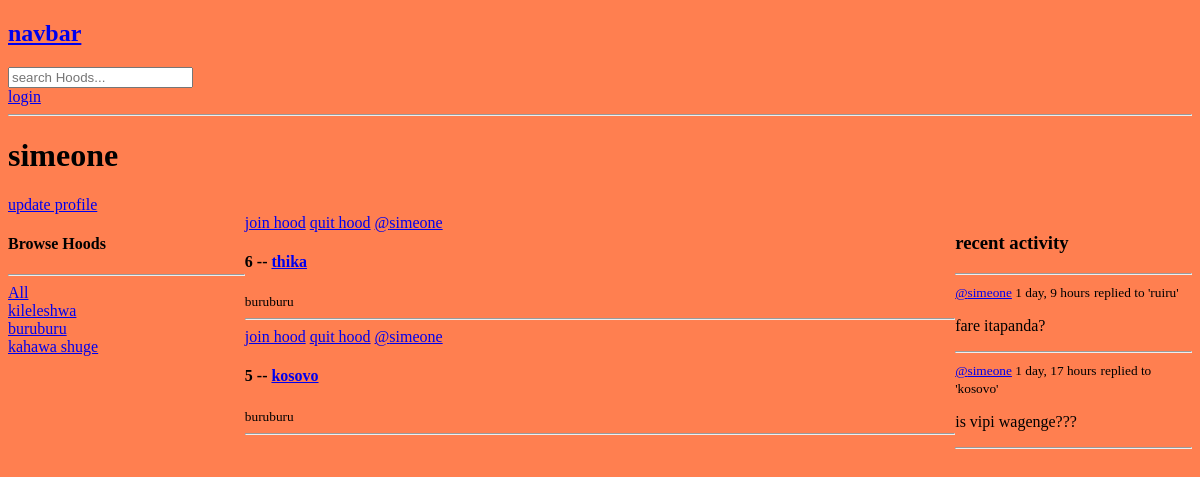
Before: /profile/4/ with the older database file.
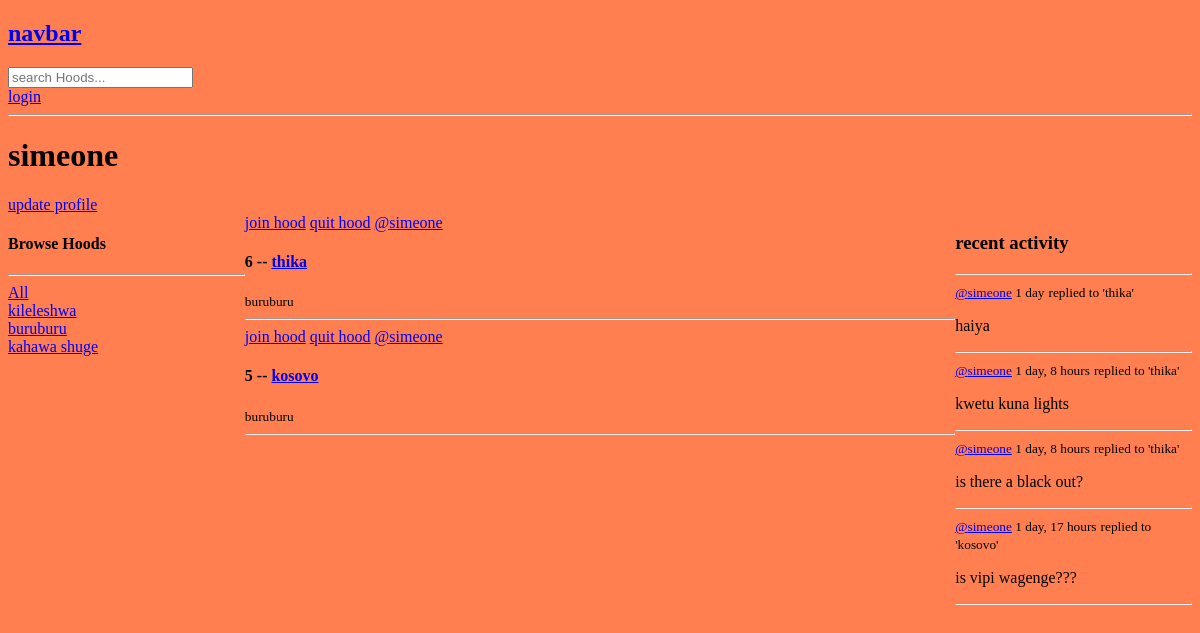
After: the same page with the newer database file.
### app/models.py (models this page shows, shortened)
class Location(models.Model):
    name = models.CharField(max_length=200)

class Hood(models.Model):
    host = models.ForeignKey(User, on_delete=models.SET_NULL, null=True)
    name = models.CharField(max_length=100)
    location = models.ForeignKey(Location, on_delete=models.SET_NULL, null=True)
    occupants = models.ManyToManyField(User, related_name='occupants', blank=True)
    updated = models.DateTimeField(auto_now=True)
    created = models.DateTimeField(auto_now_add=True)
    class Meta:
        ordering = ['-updated', '-created']
    def __str__(self):
        return self.name

class Post(models.Model):
    user = models.ForeignKey(User, on_delete=models.CASCADE)
    hood = models.ForeignKey(Hood, on_delete=models.CASCADE)
    body = models.TextField()
    updated = models.DateTimeField(auto_now=True)
    created = models.DateTimeField(auto_now_add=True)
    class Meta:
        ordering = ['-updated', '-created']
    def __str__(self):
        return self.body[0:50]

### app/views.py (the view)
# urls.py: path('profile/<int:pk>/', views.userProfile, name='user_profile'),
def userProfile(request , pk):
    user = User.objects.get(id=pk)
    hoods = user.hood_set.all()
    posts = user.post_set.all()
    locations = Location.objects.all()
    context = {
        'user':user,
        'hoods':hoods,
        'posts':posts,
        'locations':locations
    }
    return render(request, 'app/profile.html', context)

### app/templates/app/profile.html (shortened to what this page needs)
{% extends 'base.html' %}
{% block content %}
<h1>{{ user.username }}</h1>
<a href="{% url 'update_user' %}">update profile</a>
<div class='profile-container'>
    <div>
        {% include 'app/location_component.html' %}
    </div>
    <div>
        {% include 'app/feed_component.html' %}
    </div>
    <div>
        {% include 'app/activity_component.html' %}
    </div>
</div>
{% endblock %}

### app/templates/base.html (shortened to what this page needs)
{% load static %}
<!DOCTYPE html>
<html lang="en">
<head>
    <link rel="stylesheet" href="{% static 'styles/main.css' %}">
</head>
<body>
    {% include 'navbar.html' %}
    {% block content %}
    {% endblock %}
</body>
</html>

### app/templates/navbar.html
<a href="{% url 'home' %}"><h2>navbar</h2></a>
<form action="{% url 'home' %}" method="GET">
    <input type="text" name='q' placeholder="search Hoods..."/>
</form>
{% if request.user.is_authenticated %}
    <p>Hello, {{ request.user }}</p>
    <a href="{% url 'logout' %}">logout</a>
{% else %}
    <a href="{% url 'login' %}">login</a>
{% endif %}
<hr>

### app/templates/app/location_component.html
<h4>Browse Hoods</h4>
<hr>
<div>
    <a href="{% url 'home' %}">All</a>
</div>
{% for locale in locations %}
    <div>
        <a href="{% url 'home' %}?q={{ locale.name }}">{{ locale.name }}</a>
    </div>
{% endfor %}

### app/templates/app/feed_component.html (shortened to what this page needs)
<div>
    {% for hood in hoods %}
        <div>
            <a href="{% url 'join_hood' hood.id %}">join hood</a>
            <a href="{% url 'quit_hood' hood.id  %}">quit hood</a>
            <a href="{% url 'user_profile' hood.host.id %}">@{{ hood.host.username }}</a>
            <h4>{{ hood.id }} -- <a href="{% url 'hood' hood.id %}">{{ hood.name }}</a></h4>
            <small>{{hood.location.name}}</small>
            <hr>
        </div>
    {% endfor %}
</div>

### app/templates/app/activity_component.html (shortened to what this page needs)
<h3>recent activity</h3>
<hr>
{% for post in posts %}
    <div>
        <small><a href="{% url 'user_profile' post.user.id %}">@{{ post.user }}</a> {{ post.created | timesince }}</small>
        <small>replied to '{{ post.hood }}'</small>
        <p>{{ post }}</p>
        <hr>
    </div>
{% endfor %}

### static/styles/main.css (style rules this page uses)
body { background-color: coral; }

### app/templates/app/profile.html (style rules this page uses)
.profile-container { display: grid; grid-template-columns: 1fr 3fr 1fr; }

Changed rows visible on the page:
removed Post: user "simeone", created "1 day, 9 hours", hood "ruiru", body "fare itapanda?"
added Post: user "simeone", created "1 day", hood "thika", body "haiya"
added Post: user "simeone", created "1 day, 8 hours", hood "thika", body "kwetu kuna lights"
added Post: user "simeone", created "1 day, 8 hours", hood "thika", body "is there a black out?"
